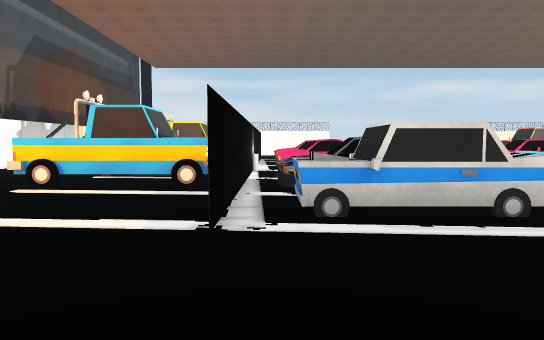
view 1 (above)

23 first-person views from a walk through a 3-D level made in the Unity game engine. The camera is 1.3 m above the floor, tilts 4° down and sees 70° across. The floor is counted in squares, 2 m on a side. Each view is taken from the middle of a square. On the plan, view 1 faces up. The plan holds only what a view shows up to about 11 squares ahead; the rest is blank. The place goes on beyond the plan. The player is left out. Some surface patterns are stand-ins.

view 2
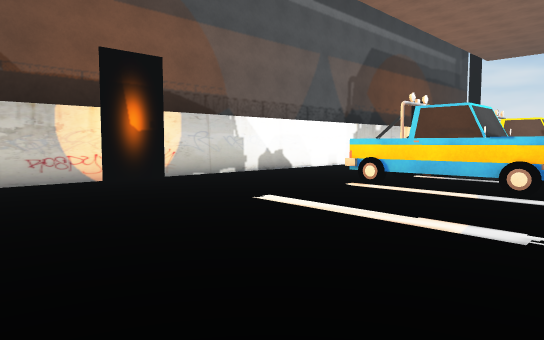

view 3
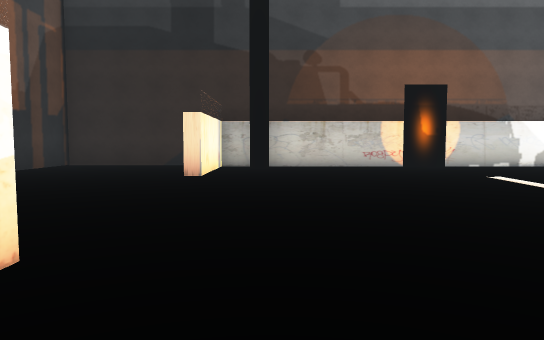

view 4
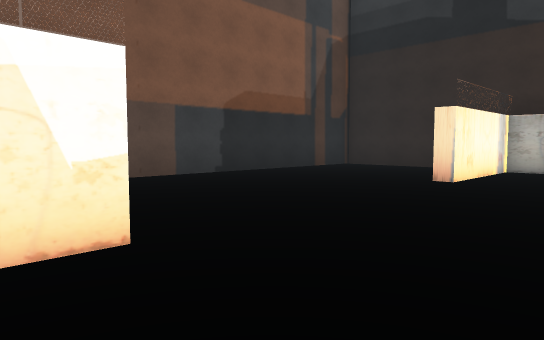

view 5
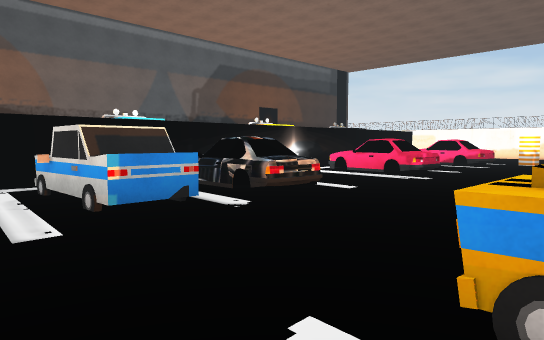

view 6
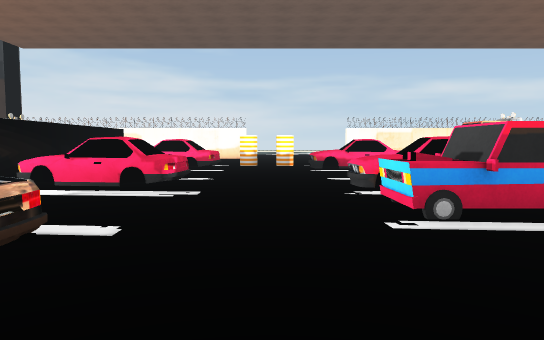

view 7
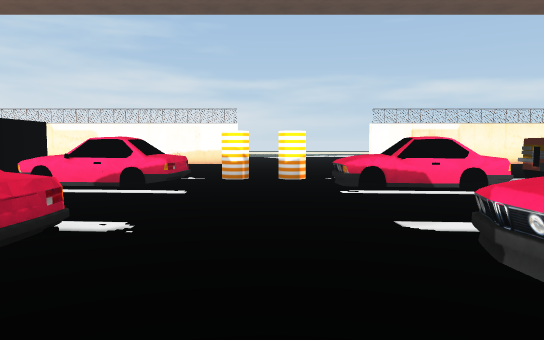

view 8
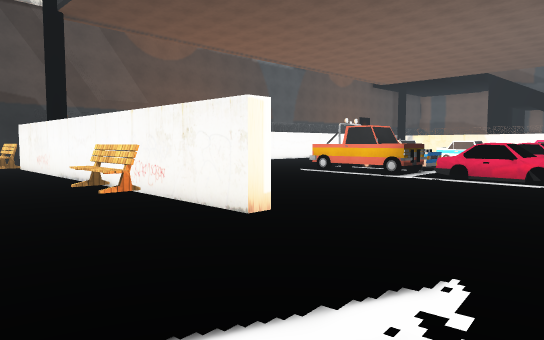

view 9
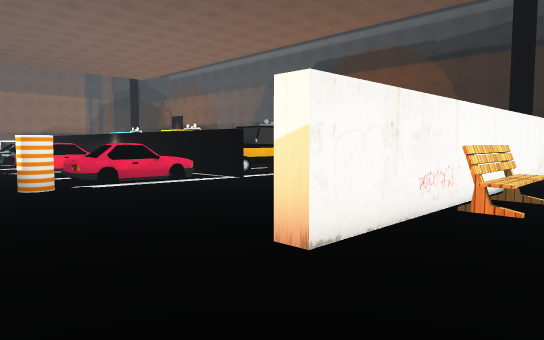

view 10
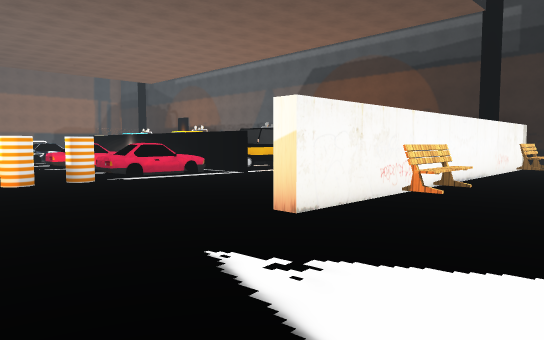

view 11
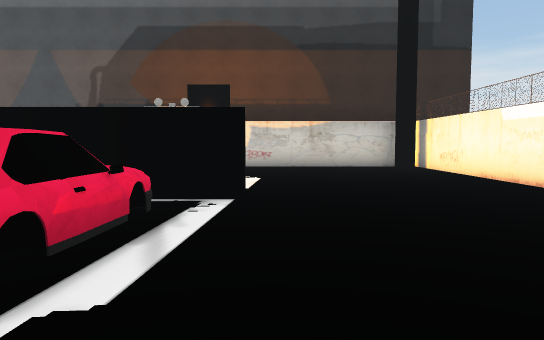

view 12
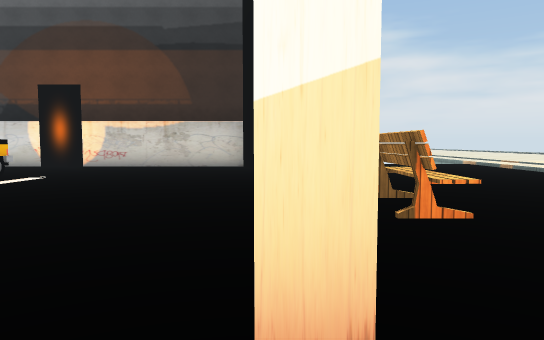

view 13
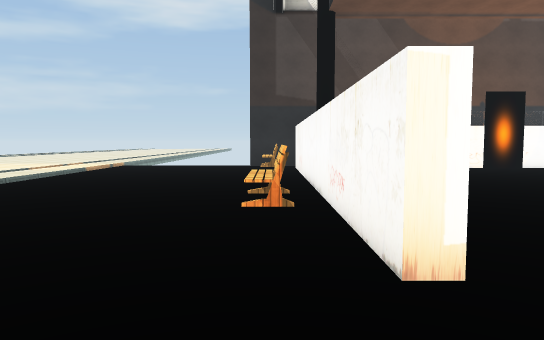

view 14
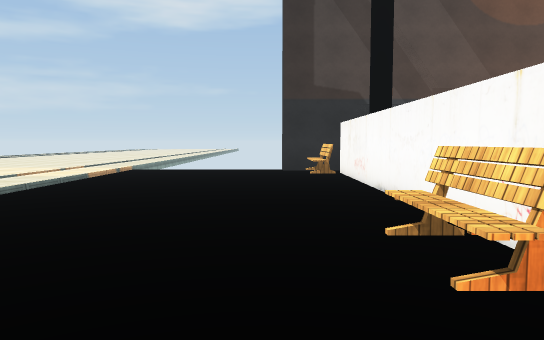

view 15
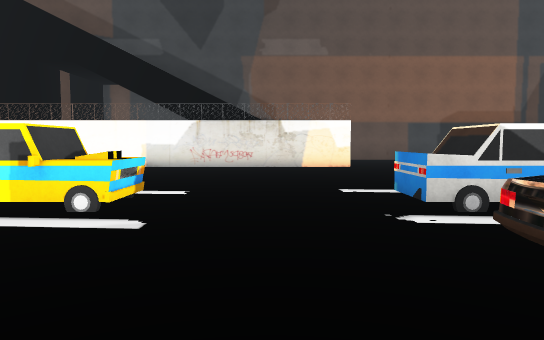

view 16
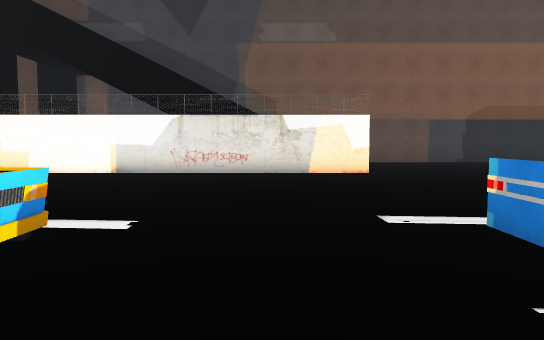

view 17
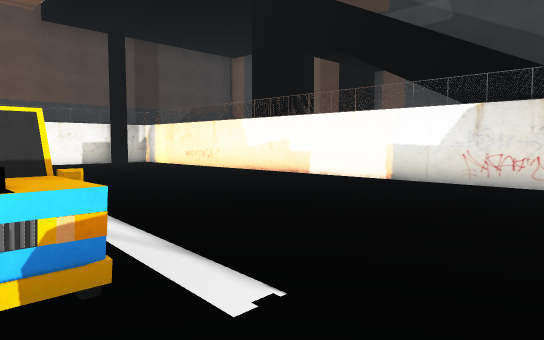

view 18
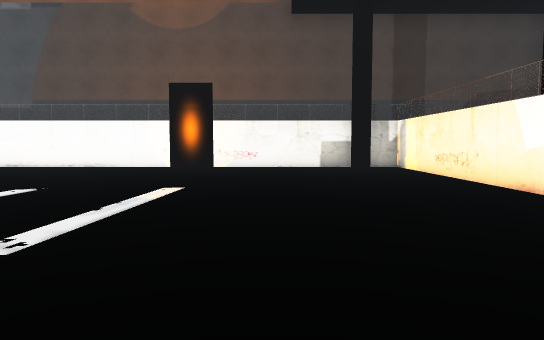

view 19
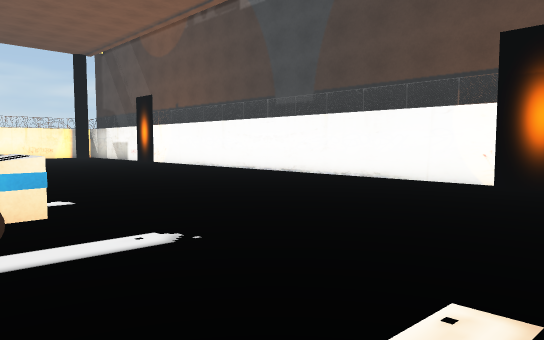

view 20
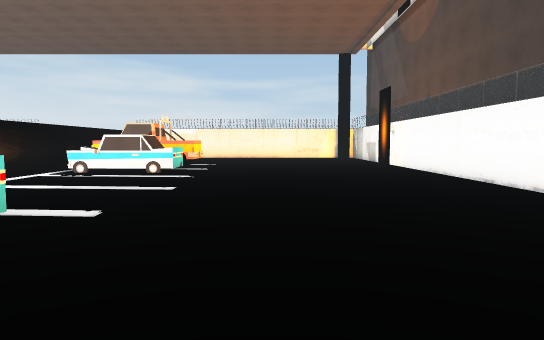

view 21
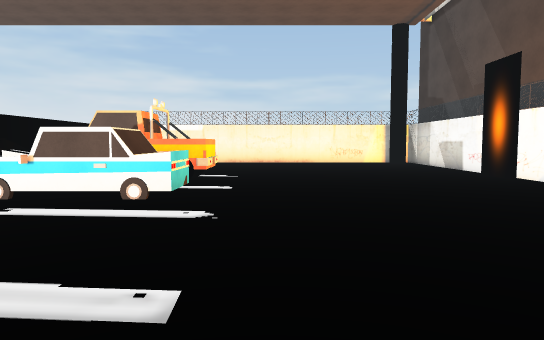

view 22
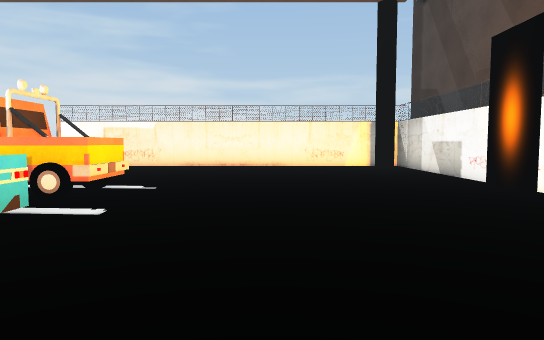

view 23
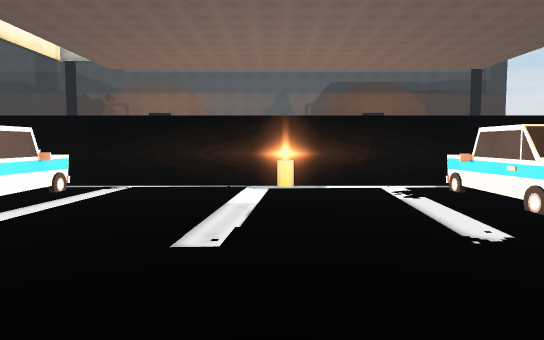

### Floor plan
Points are (right, up) in squares from view 1. A wall is a line through its corners. A room is listed if a view was taken in it or the views show most of it. See-through windows are left out.
Room 1 (views 1, 2, 3, 4, 5, 6, 7, 8, 9, 10, 11, 12, 13, 14, 15, 16, 17, 18, 19, 20, 21, 22, 23)
walls: (-0.4, 8.4) (-0.4, 5.3); (8.1, 14.1) (8.1, 5.4); (1.1, 14.7) (1.6, 14.7); (-0.4, 3.5) (-0.4, 2.6); (-0.4, 15.8) (-0.4, 9.6); (5.6, -2.7) (8, -2.7); (1.9, -2.4) (16.5, -2.4) (16.5, -1.6); (-6.7, 11) (-6.7, -2.4) (-3.5, -2.4); (16.3, 13.6) (16.3, 14.9); (-6.5, 3.8) (-6.5, 2.5); (16.5, 3.8) (16.5, 14.2); (-1.6, 20) (-6.7, 20) (-6.7, 12.5); (10.4, -2.7) (11.5, -2.7); (-6.5, 15) (-6.5, 13.6); (16.3, 2.5) (16.3, 3.8); (16.5, 15.4) (16.5, 20); (16.5, -1.2) (16.5, 2.6); (16, 20) (7.1, 20) (7.1, 20.3) (16.8, 20.3); (-7, 20.3) (2.9, 20.3) (2.9, 19.9); (17.5, 20.1) (17.5, 21.8); (-7.3, -4.2) (-7.3, -5.4); (-7, -7) (-0.1, -7)
objects: bench (-4, 21); other object (-3, 6) to (-1, 6); other object (-3, 8) to (-1, 8); other object (-3, 10) to (-1, 10); other object (-3, 14) to (-1, 14); car (0, 4) to (2, 4); other object (0, 9); other object (1, 6); other object (1, 10) to (2, 10); other object (1, 14) to (2, 14); bench (1, 21); other object (3, 15); other object (4, 15); other object (5, 14) to (7, 14); car (6, 4) to (7, 4); car (6, 8) to (7, 8); other object (6, 10) to (7, 10); cylinder (8, 9); car (9, 11) to (10, 12); other object (9, 13) to (11, 14); bench (9, 21); car (10, 6); bench (15, 21)

Positions as (right, up) in squares from view 1, and headings:
1: (0, 0), facing up
2: (0, 0), facing up-left
3: (4, -1), facing left
4: (3, 0), facing down-left
5: (6, 2), facing up-left
6: (4, 4), facing up
7: (4, 8), facing up
8: (4, 23), facing down-right
9: (5, 22), facing down-left
10: (6, 23), facing down-left
11: (4, 16), facing left
12: (4, 20), facing left
13: (5, 21), facing right
14: (7, 22), facing right
15: (4, 8), facing down
16: (4, 6), facing down
17: (4, 4), facing down-right
18: (6, 1), facing right
19: (10, 2), facing up-right
20: (13, 3), facing up
21: (12, 7), facing up
22: (13, 9), facing up
23: (14, 9), facing left
